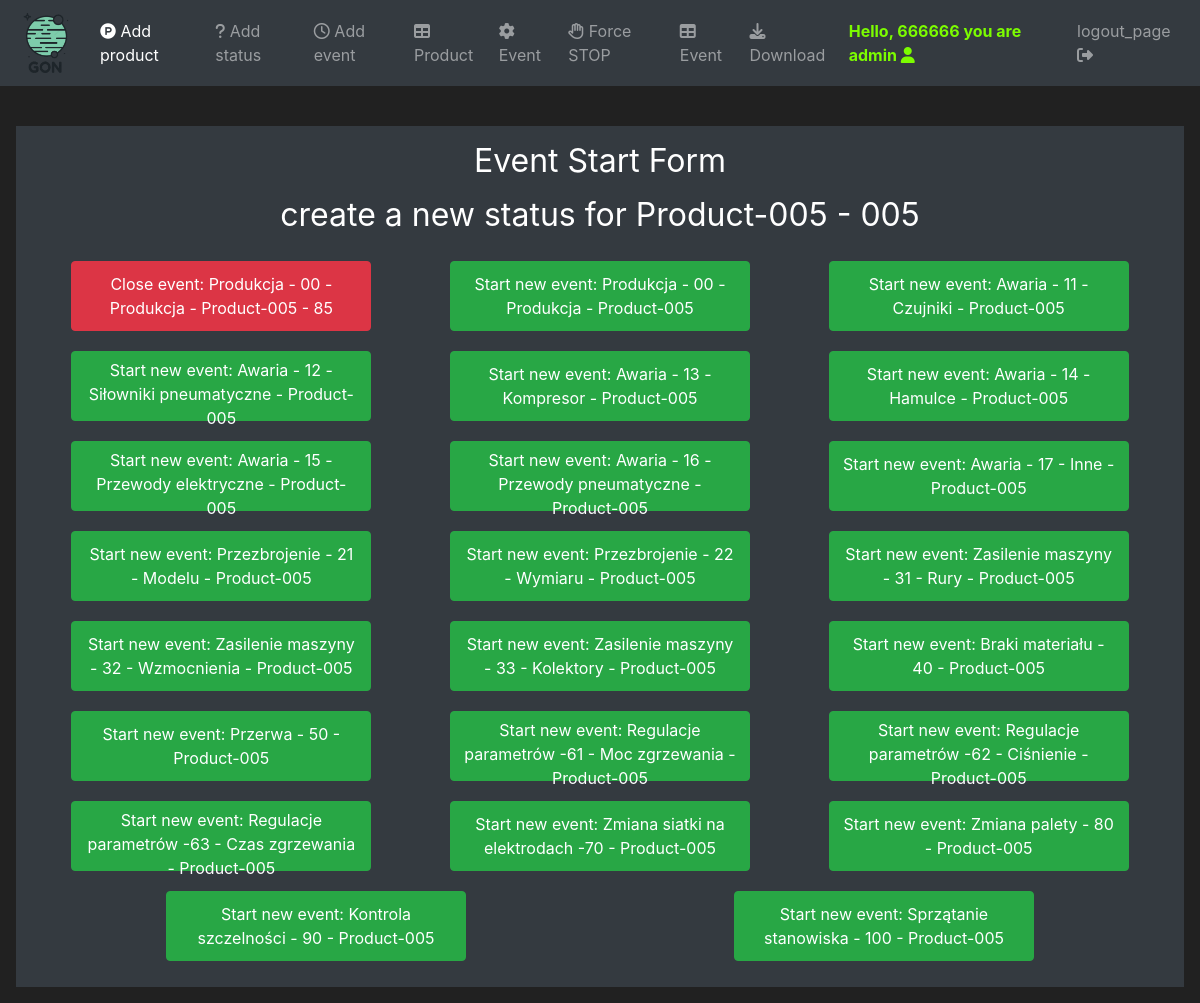
/eventStartStop (signed in), run on an earlier commit of the app's database.
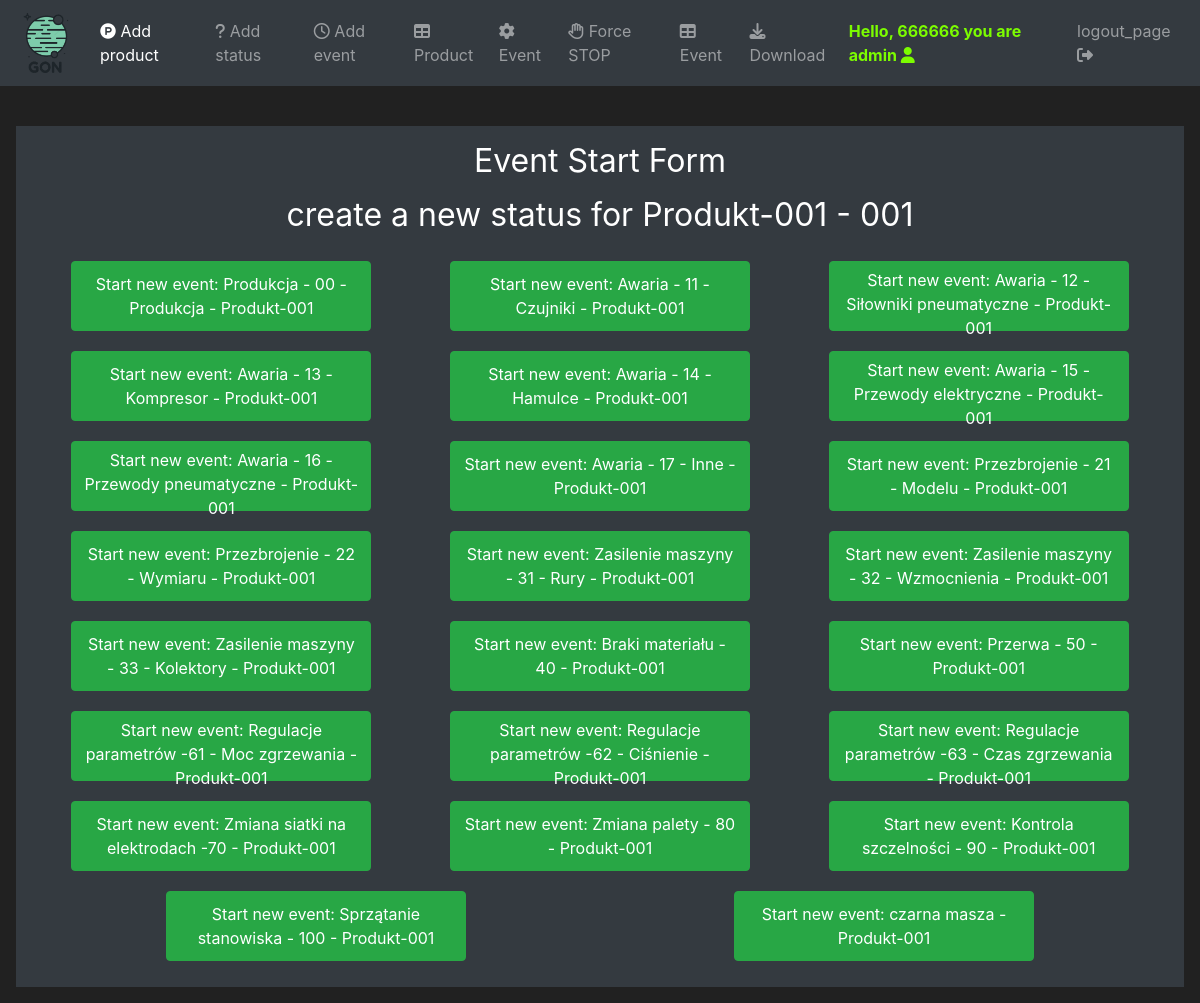
And on a later commit of the database.
### mainApp/models/user.py (models this page shows, shortened)
class User(UserMixin, db.Model):
    id = db.Column(db.Integer, primary_key=True, unique=True)
    username = db.Column(db.String(100), unique=True)
    password_hash = db.Column(db.String())
    email_address = db.Column(db.String())
    role = db.Column(db.Integer)

### mainApp/models/product.py (models this page shows, shortened)
class Product(db.Model):
    id = db.Column(db.Integer, primary_key=True)
    modelCode = db.Column(db.String(20), unique=True)
    modelName = db.Column(db.String(20))
    orderStatus = db.Column(db.String(20))
    startDate = db.Column(db.Integer)
    executionDate = db.Column(db.Integer)

### mainApp/models/event.py (models this page shows, shortened)
class Event(db.Model):
    id = db.Column(db.Integer, primary_key=True)
    idProd = db.Column(db.Integer, db.ForeignKey(Product.id), nullable=True)
    idStatus = db.Column(db.Integer, db.ForeignKey(Status.id))
    startDate = db.Column(db.Integer)
    endDate = db.Column(db.Integer)
    okCounter = db.Column(db.Integer)
    nokCounter = db.Column(db.Integer)
    userID = db.Column(db.Integer, db.ForeignKey(User.id))

### mainApp/models/status.py (models this page shows, shortened)
class Status(db.Model):
    id = db.Column(db.Integer, primary_key=True)
    statusCode = db.Column(db.Integer)
    statusName = db.Column(db.String(20), unique=True)
    production = db.Column(db.String(20))

### mainApp/routes.py (the view, shortened to what this page needs)
@ app.route('/eventStartStop', methods=('GET', 'POST'))
@ login_required
def event_start_stop_page():
    eventStartForm = EventStartForm()
    eventCloseForm = EventCloseForm()
    now = datetime.today()
    now = now.timestamp()
    now = int(now)
    print(now)
    openProductList = Product.query.filter(or_(Product.orderStatus == "Open",and_(Product.orderStatus == "Auto", Product.startDate <= now, Product.executionDate >= now)))
    statusList = Status.query.all()
    openEventList = Event.query.filter(Event.endDate == None)
    return render_template('eventStartForm.html', openProductList=openProductList, statusList=statusList, openEventList=openEventList, eventStartForm=eventStartForm, eventCloseForm=eventCloseForm)

### mainApp/models/user.py (called while the page is built)
@login_manager.user_loader
def load_user(user_id):
    return User.query.get(int(user_id))

### mainApp/templates/eventStartForm.html (shortened to what this page needs)
{% extends 'base.html' %}
{% block content %}
<div class="text-center">
    <div class="container">
        <h1 class="h2 mb-3 font-weight-normal">
            Event Start Form
        </h1>
        {% for openProduct in openProductList %}
        <h3 class="h2 mb-3 font-weight-normal">
            create a new status for {{openProduct.modelName}} - {{ openProduct.modelCode}}
        </h3>
        <div class="row">
            {% for status in statusList %}
            {% for openEvent in openEventList %}
            {% if openEvent.idProd == openProduct.id and openEvent.idStatus == status.id%}
            <div class="col text-center">
                <button class="btn btn-outline btn-danger buttonFull" data-toggle="modal"
                    data-target="#Modal-Close-{{openProduct.id}}-{{status.id}}-{{current_user.id}}">Close event: {{ status.statusName }} - {{
                        openProduct.modelName}} - {{openEvent.id}}</button>
            </div>
            {% endif %}
            {% endfor %}
            <div class="col text-center">
                <button class="btn btn-outline btn-success buttonFull" data-toggle="modal"
                    data-target="#Modal-Start-{{openProduct.id}}-{{status.id}}-{{current_user.id}}">Start new event: {{ status.statusName }} - {{
                        openProduct.modelName}}</button>
            </div>
            {% endfor %}
        </div>
        {% endfor %}
    </div>
</div>
{% endblock %}

### mainApp/templates/base.html (shortened to what this page needs)
<!doctype html>
<html lang="en">
<head>
   <link rel="stylesheet" href="https://cdn.jsdelivr.net/npm/bootstrap@4.5.3/dist/css/bootstrap.min.css"
>
   <link rel="stylesheet" href="https://cdnjs.cloudflare.com/ajax/libs/font-awesome/4.7.0/css/font-awesome.min.css">
</head>
<body>
   <nav class="navbar navbar-expand-md navbar-dark bg-dark">
      <a class="navbar-brand" href="{{url_for('home_page')}}"><img src="/static/LogoBIG.png" alt="..." height="60"
            class="d-inline-block"></a>
      <div class="collapse navbar-collapse" id="navbarNav">
         <ul class="navbar-nav mr-auto">
            {% if current_user.role  == "admin"%}
            <li class="nav-item active">
               <a class="nav-link" href="{{url_for('product_page')}}"><i class='fa fa-product-hunt'></i> Add product</a>
            </li>
            <li class="nav-item">
               <a class="nav-link" href="{{url_for('status_page')}}"><i class='fa fa-question'></i> Add status</a>
            </li>
            <li class="nav-item">
               <a class="nav-link" href="{{url_for('event_page')}}"><i class='fa fa-clock-o'></i> Add event</a>
            </li>
            {% endif %}
            <li class="nav-item">
               <a class="nav-link" href="{{url_for('product_table_page')}}"><i class='fa fa-table'></i> Product</a>
            </li>
            <li class="nav-item">
               <a class="nav-link" href="{{url_for('event_start_stop_page')}}"><i class='fa fa-cog fa-spin'></i> Event</a>
            </li>
            <li class="nav-item">
               <a class="nav-link" href="{{url_for('event_all_stop_page')}}"><i class='fa fa-hand-paper-o'></i> Force STOP</a>
            </li>
            {% if current_user.role  == "admin"%}
            <li class="nav-item">
               <a class="nav-link" href="{{url_for('event_table_page')}}"><i class='fa fa-table'></i> Event</a>
            </li>
            <li class="nav-item">
               <a class="nav-link" href="{{url_for('download_report_page')}}"><i class="fa fa-download"></i> Download</a>
            </li>
            {% endif %}
         </ul>
         {% if current_user.is_authenticated %}
         <ul class="navbar-nav">
            <li class="nav-item">
               <a class="nav-link" style="color: lawngreen; font-weight: bold" href="#">Hello, {{current_user.username}} you are {{ current_user.role }} <i class='fa fa-user'></i></a>
            </li>
            <li class="nav-item">
               <a class="nav-link" href="{{url_for('logout_page')}}">logout_page <i class='fa fa-sign-out'></i></a>
            </li>
         </ul>
         {% endif %}
      </div>
   </nav>
   <br>
   <div class="position-relative overflow-hidden p-3 p-md-3 m-md-3 text-center bg-dark" style="color:white">
      {% block content %}
      {% endblock %}
   </div>
</body>
</html>

### mainApp/templates/base.html (style rules this page uses)
body { background-color: #212121; color: white }
.buttonFull { width: 300px !important; height: 70px !important; margin: 10px; }

What changed in the data, as far as the page shows it:
no longer on this page (row edited): Product: modelName "Product-005", modelCode "005", Status (statusName "Produkcja - 00 - Produkcja"), Status (statusName "Awaria - 11 - Czujniki"), Status (statusName "Awaria - 12 - Siłowniki pneumatyczne"), Status (statusName "Awaria - 13 - Kompresor"), Status (statusName "Awaria - 14 - Hamulce"), Status (statusName "Awaria - 15 - Przewody elektryczne"), Status (statusName "Awaria - 16 - Przewody pneumatyczne"), Status (statusName "Awaria - 17 - Inne"), Status (statusName "Przezbrojenie - 21 - Modelu"), Status (statusName "Przezbrojenie - 22 - Wymiaru"), Status (statusName "Zasilenie maszyny - 31 - Rury"), Status (statusName "Zasilenie maszyny - 32 - Wzmocnienia"), Status (statusName "Zasilenie maszyny - 33 - Kolektory"), Status (statusName "Braki materiału - 40"), Status (statusName "Przerwa - 50"), Status (statusName "Regulacje parametrów -61 - Moc zgrzewania"), Status (statusName "Regulacje parametrów -62 - Ciśnienie"), Status (statusName "Regulacje parametrów -63 - Czas zgrzewania"), Status (statusName "Zmiana siatki na elektrodach -70"), Status (statusName "Zmiana palety - 80"), Status (statusName "Kontrola szczelności - 90"), Status (statusName "Sprzątanie stanowiska - 100")
now on this page (row edited): Product: modelName "Produkt-001", modelCode "001", Status (statusName "Produkcja - 00 - Produkcja"), Status (statusName "Awaria - 11 - Czujniki"), Status (statusName "Awaria - 12 - Siłowniki pneumatyczne"), Status (statusName "Awaria - 13 - Kompresor"), Status (statusName "Awaria - 14 - Hamulce"), Status (statusName "Awaria - 15 - Przewody elektryczne"), Status (statusName "Awaria - 16 - Przewody pneumatyczne"), Status (statusName "Awaria - 17 - Inne"), Status (statusName "Przezbrojenie - 21 - Modelu"), Status (statusName "Przezbrojenie - 22 - Wymiaru"), Status (statusName "Zasilenie maszyny - 31 - Rury"), Status (statusName "Zasilenie maszyny - 32 - Wzmocnienia"), Status (statusName "Zasilenie maszyny - 33 - Kolektory"), Status (statusName "Braki materiału - 40"), Status (statusName "Przerwa - 50"), Status (statusName "Regulacje parametrów -61 - Moc zgrzewania"), Status (statusName "Regulacje parametrów -62 - Ciśnienie"), Status (statusName "Regulacje parametrów -63 - Czas zgrzewania"), Status (statusName "Zmiana siatki na elektrodach -70"), Status (statusName "Zmiana palety - 80"), Status (statusName "Kontrola szczelności - 90"), Status (statusName "Sprzątanie stanowiska - 100")
changed Status "Produkcja - 00 - Produkcja": loses Event ({{ status.statusName }} "Produkcja - 00 - Produkcja", id "85")
added Status: statusName "czarna masza", shown under "Produkt-001"
